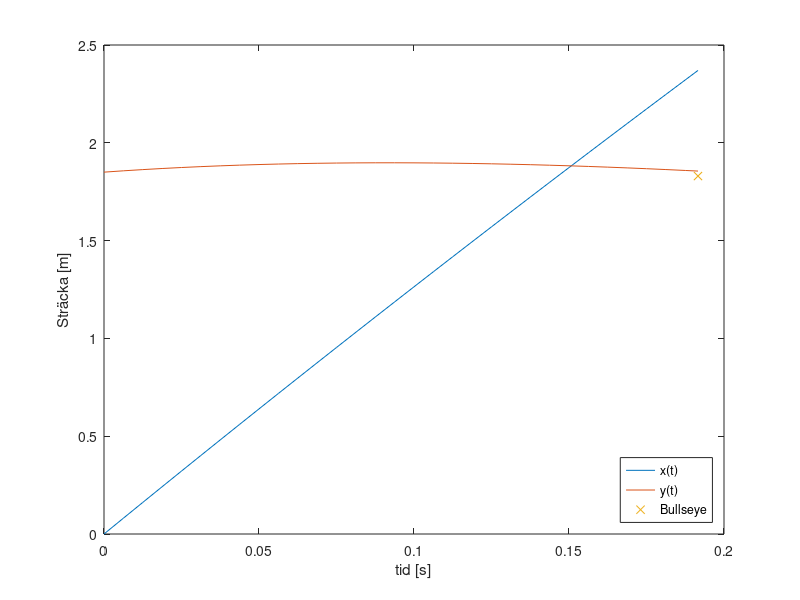

Write MATLAB code to recreate this figure.
clc;clear;close all;

%Uppgift a) första utkast

konst.Kx = .001; 
konst.Ky = .01;
konst.h = 1.85;
konst.bulsy = 1.83;
konst.m = 0.026;
konst.V0 = 13;
konst.g = 9.82;
konst.phi = 5;
konst.d = 2.37;
konst.tol = 10^-5;

du=@(u) [u(2); 
    (- ( konst.Kx / konst.m )* u(2)* sqrt( u(2)^2 + u(4)^2 ) ); 
    u(4); 
    (- konst.g-( konst.Ky / konst.m )* u(4)* sqrt( u(2)^2 + u(4)^2 ) )];

maxiter = 50;
dt=0.1;

y_trff(1) = 1;

for iter = 1:maxiter
    
    clear x y t u
    
    t(1) = 0;
    x0 = 0;
    y0 = konst.h;
    dx0 = konst.V0* cos ( konst.phi* 2* pi / 360 );
    dy0 = konst.V0* sin ( konst.phi* 2* pi / 360 );
    u(:,1)= [x0; dx0; y0; dy0 ];


    while u(1,end) < konst.d
        
        t(end+1) = t(end) + dt;
        k1 = du( u(:,end) );
        k2 = du( u(:,end) + dt*.5*k1 );
        k3 = du( u(:,end) + dt*.5*k2 );
        k4 = du( u(:,end) + dt*k3 );
        u(:,end+1) = u(:,end) + dt*( k1 + 2*k2 + 2*k3 + k4 )/6;

    
    end
    
    %dt2: steglängd som krävs för att x(end) = 2.37
    
    dt2 = ( konst.d - u(1,end-1) ) / u(2,end-1);
    t(end) = t(end-1) + dt2;
    u(:,end) = u(:,end-1) + du( u(:,end-1) )*dt2;

    x = u(1,:);
    y = u(3,:);

    
    y_trff(2) = y(end);

    if abs( y_trff(2) - y_trff(1) ) < konst.tol
        trff = y_trff(2);
        break
    
    else
        y_trff(1) = y_trff(2);

        dt = dt / 2;

    end

end

disp("Svar: "+trff)
plot(t,x,t,y,t(end),konst.bulsy,"x")
legend({"x(t)","y(t)","Bullseye"},"Location","SouthEast")
xlabel("tid [s]")
ylabel("Sträcka [m]")



%Funktioner-------------------------------------------------

%Eulers metod
%Runge-Kutta 4



%%

